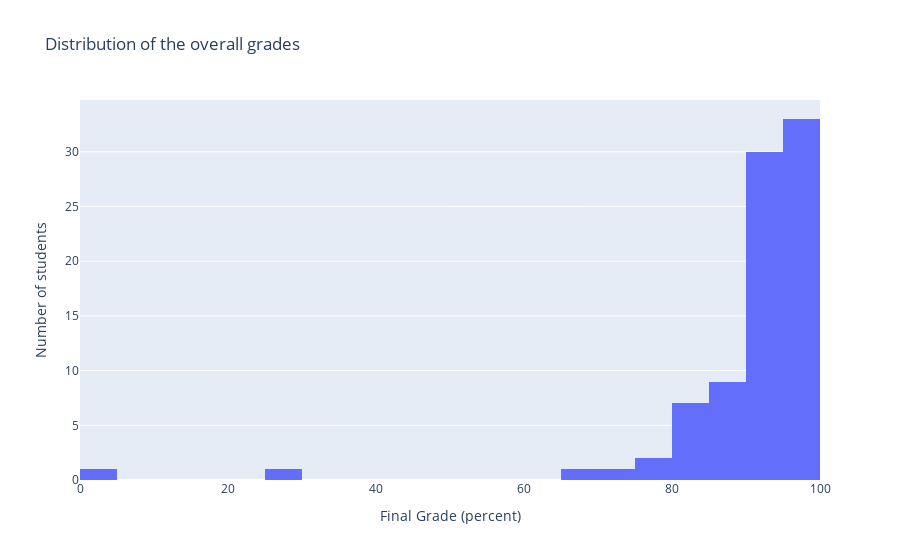

Here is the notebook cell this chart was saved with:
### Code cell
import plotly.express as px

fig = px.histogram(
    grades,
    x="Final Grade",
    title="Distribution of the overall grades",
    labels={"Final Grade": "Final Grade (percent)"},
)
fig.update_layout(yaxis_title_text="Number of students")
fig.show()

### Figure 1 — Plotly figure (JSON) as saved in the notebook; plotly's stock layout.template omitted (floating-point values rounded to 4 significant figures)
{"data": [{"bingroup": "x", "hovertemplate": "Final Grade (percent)=%{x}<br>count=%{y}<extra></extra>", "legendgroup": "", "marker": {"color": "#636efa", "pattern": {"shape": ""}}, "name": "", "orientation": "v", "showlegend": false, "type": "histogram", "x": [3.0, 27.45, 68.8, 72.3, 76.9, 79.45, 80.0, 81.4, 82.65, 82.8, 82.95, 83.6, 84.6, 85.3, 86.75, 87.65, 87.7, 87.75, 88.3, 89.1, 89.1, 89.4, 91.1, 91.1, 91.17, 91.2, 91.25, 91.55, 91.6, 91.65, 91.65, 91.95, 92.05, 92.2, 92.2, 92.3, 92.45, 92.45, 92.7, 92.95, 93.05, 93.25, 93.35, 93.35, 93.75, 93.75, 93.95, 94.05, 94.2, 94.2, 94.3, 94.6, 95.0, 95.05, 95.4, 95.45, 95.55, 95.6, 95.7, 95.8, 95.8, 96.25, 96.45, 96.5, 96.9, 96.95, 97.0, 97.0, 97.15, 97.2, 97.2, 97.35, 97.35, 97.4, 97.65, 97.65, 97.75, 98.0, 98.05, 98.2, 98.3, 98.4, 98.55, 98.95, 99.35], "xaxis": "x", "yaxis": "y"}], "layout": {"barmode": "relative", "legend": {"tracegroupgap": 0}, "title": {"text": "Distribution of the overall grades"}, "xaxis": {"anchor": "y", "domain": [0, 1], "title": {"text": "Final Grade (percent)"}}, "yaxis": {"anchor": "x", "domain": [0, 1], "title": {"text": "Number of students"}}}}
